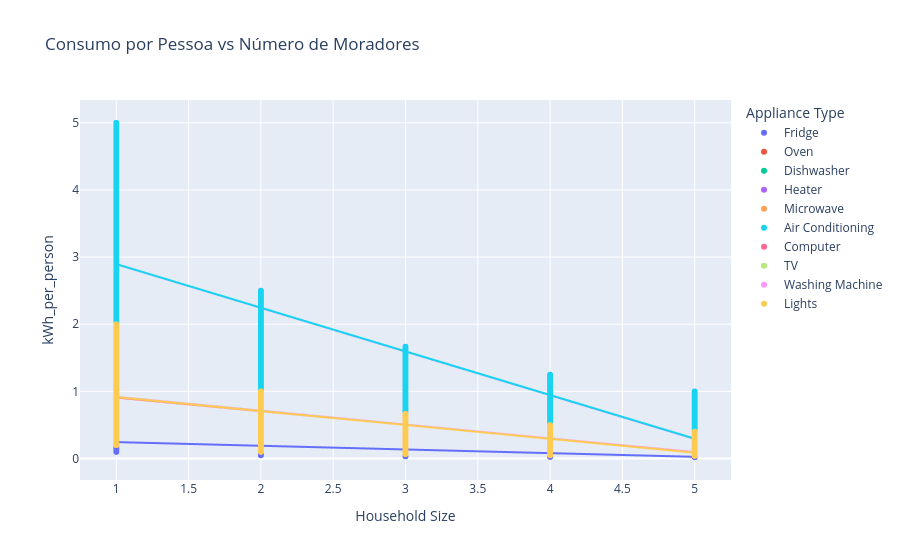

The notebook cell this image was saved under:
### Code cell
# corr ≈ +1 → forte relação (mais pessoas → mais consumo)
# corr ≈ 0 → não tem relação clara
# corr < 0 → comportamento estranho (vale investigar)

corr = df["Household Size"].corr(df["Energy Consumption (kWh)"])
print(f"Correlação: {corr:.2f}")

df["kWh_per_person"] = df["Energy Consumption (kWh)"] / df["Household Size"]

px.scatter(
    df,
    x="Household Size",
    y="kWh_per_person",
    color="Appliance Type",
    trendline="ols",
    title="Consumo por Pessoa vs Número de Moradores"
)

### Figure 1 — Plotly figure (JSON) as saved in the notebook; plotly's stock layout.template omitted (floating-point values rounded to 4 significant figures; data arrays with more than 128 entries replaced by an {"elided": "..."} marker saying what was removed)
{"data": [{"hovertemplate": "Appliance Type=Fridge<br>Household Size=%{x}<br>kWh_per_person=%{y}<extra></extra>", "legendgroup": "Fridge", "marker": {"color": "#636efa", "symbol": "circle"}, "mode": "markers", "name": "Fridge", "showlegend": true, "type": "scattergl", "x": {"elided": "9931 int values"}, "xaxis": "x", "y": {"elided": "9931 float values"}, "yaxis": "y"}, {"hovertemplate": "<b>OLS trendline</b><br>kWh_per_person = -0.0548599 * Household Size + 0.30051<br>R<sup>2</sup>=0.534806<br><br>Appliance Type=Fridge<br>Household Size=%{x}<br>kWh_per_person=%{y} <b>(trend)</b><extra></extra>", "legendgroup": "Fridge", "marker": {"color": "#636efa", "symbol": "circle"}, "mode": "lines", "name": "Fridge", "showlegend": false, "type": "scattergl", "x": {"elided": "9931 int values"}, "xaxis": "x", "y": {"elided": "9931 float values"}, "yaxis": "y"}, {"hovertemplate": "Appliance Type=Oven<br>Household Size=%{x}<br>kWh_per_person=%{y}<extra></extra>", "legendgroup": "Oven", "marker": {"color": "#EF553B", "symbol": "circle"}, "mode": "markers", "name": "Oven", "showlegend": true, "type": "scattergl", "x": {"elided": "9939 int values"}, "xaxis": "x", "y": {"elided": "9939 float values"}, "yaxis": "y"}, {"hovertemplate": "<b>OLS trendline</b><br>kWh_per_person = -0.204689 * Household Size + 1.11779<br>R<sup>2</sup>=0.455024<br><br>Appliance Type=Oven<br>Household Size=%{x}<br>kWh_per_person=%{y} <b>(trend)</b><extra></extra>", "legendgroup": "Oven", "marker": {"color": "#EF553B", "symbol": "circle"}, "mode": "lines", "name": "Oven", "showlegend": false, "type": "scattergl", "x": {"elided": "9939 int values"}, "xaxis": "x", "y": {"elided": "9939 float values"}, "yaxis": "y"}, {"hovertemplate": "Appliance Type=Dishwasher<br>Household Size=%{x}<br>kWh_per_person=%{y}<extra></extra>", "legendgroup": "Dishwasher", "marker": {"color": "#00cc96", "symbol": "circle"}, "mode": "markers", "name": "Dishwasher", "showlegend": true, "type": "scattergl", "x": {"elided": "10095 int values"}, "xaxis": "x", "y": {"elided": "10095 float values"}, "yaxis": "y"}, {"hovertemplate": "<b>OLS trendline</b><br>kWh_per_person = -0.206579 * Household Size + 1.12651<br>R<sup>2</sup>=0.462342<br><br>Appliance Type=Dishwasher<br>Household Size=%{x}<br>kWh_per_person=%{y} <b>(trend)</b><extra></extra>", "legendgroup": "Dishwasher", "marker": {"color": "#00cc96", "symbol": "circle"}, "mode": "lines", "name": "Dishwasher", "showlegend": false, "type": "scattergl", "x": {"elided": "10095 int values"}, "xaxis": "x", "y": {"elided": "10095 float values"}, "yaxis": "y"}, {"hovertemplate": "Appliance Type=Heater<br>Household Size=%{x}<br>kWh_per_person=%{y}<extra></extra>", "legendgroup": "Heater", "marker": {"color": "#ab63fa", "symbol": "circle"}, "mode": "markers", "name": "Heater", "showlegend": true, "type": "scattergl", "x": {"elided": "10018 int values"}, "xaxis": "x", "y": {"elided": "10018 float values"}, "yaxis": "y"}, {"hovertemplate": "<b>OLS trendline</b><br>kWh_per_person = -0.650204 * Household Size + 3.54504<br>R<sup>2</sup>=0.673855<br><br>Appliance Type=Heater<br>Household Size=%{x}<br>kWh_per_person=%{y} <b>(trend)</b><extra></extra>", "legendgroup": "Heater", "marker": {"color": "#ab63fa", "symbol": "circle"}, "mode": "lines", "name": "Heater", "showlegend": false, "type": "scattergl", "x": {"elided": "10018 int values"}, "xaxis": "x", "y": {"elided": "10018 float values"}, "yaxis": "y"}, {"hovertemplate": "Appliance Type=Microwave<br>Household Size=%{x}<br>kWh_per_person=%{y}<extra></extra>", "legendgroup": "Microwave", "marker": {"color": "#FFA15A", "symbol": "circle"}, "mode": "markers", "name": "Microwave", "showlegend": true, "type": "scattergl", "x": {"elided": "9947 int values"}, "xaxis": "x", "y": {"elided": "9947 float values"}, "yaxis": "y"}, {"hovertemplate": "<b>OLS trendline</b><br>kWh_per_person = -0.205026 * Household Size + 1.12091<br>R<sup>2</sup>=0.465414<br><br>Appliance Type=Microwave<br>Household Size=%{x}<br>kWh_per_person=%{y} <b>(trend)</b><extra></extra>", "legendgroup": "Microwave", "marker": {"color": "#FFA15A", "symbol": "circle"}, "mode": "lines", "name": "Microwave", "showlegend": false, "type": "scattergl", "x": {"elided": "9947 int values"}, "xaxis": "x", "y": {"elided": "9947 float values"}, "yaxis": "y"}, {"hovertemplate": "Appliance Type=Air Conditioning<br>Household Size=%{x}<br>kWh_per_person=%{y}<extra></extra>", "legendgroup": "Air Conditioning", "marker": {"color": "#19d3f3", "symbol": "circle"}, "mode": "markers", "name": "Air Conditioning", "showlegend": true, "type": "scattergl", "x": {"elided": "10067 int values"}, "xaxis": "x", "y": {"elided": "10067 float values"}, "yaxis": "y"}, {"hovertemplate": "<b>OLS trendline</b><br>kWh_per_person = -0.649782 * Household Size + 3.54601<br>R<sup>2</sup>=0.664517<br><br>Appliance Type=Air Conditioning<br>Household Size=%{x}<br>kWh_per_person=%{y} <b>(trend)</b><extra></extra>", "legendgroup": "Air Conditioning", "marker": {"color": "#19d3f3", "symbol": "circle"}, "mode": "lines", "name": "Air Conditioning", "showlegend": false, "type": "scattergl", "x": {"elided": "10067 int values"}, "xaxis": "x", "y": {"elided": "10067 float values"}, "yaxis": "y"}, {"hovertemplate": "Appliance Type=Computer<br>Household Size=%{x}<br>kWh_per_person=%{y}<extra></extra>", "legendgroup": "Computer", "marker": {"color": "#FF6692", "symbol": "circle"}, "mode": "markers", "name": "Computer", "showlegend": true, "type": "scattergl", "x": {"elided": "9944 int values"}, "xaxis": "x", "y": {"elided": "9944 float values"}, "yaxis": "y"}, {"hovertemplate": "<b>OLS trendline</b><br>kWh_per_person = -0.203315 * Household Size + 1.11223<br>R<sup>2</sup>=0.466534<br><br>Appliance Type=Computer<br>Household Size=%{x}<br>kWh_per_person=%{y} <b>(trend)</b><extra></extra>", "legendgroup": "Computer", "marker": {"color": "#FF6692", "symbol": "circle"}, "mode": "lines", "name": "Computer", "showlegend": false, "type": "scattergl", "x": {"elided": "9944 int values"}, "xaxis": "x", "y": {"elided": "9944 float values"}, "yaxis": "y"}, {"hovertemplate": "Appliance Type=TV<br>Household Size=%{x}<br>kWh_per_person=%{y}<extra></extra>", "legendgroup": "TV", "marker": {"color": "#B6E880", "symbol": "circle"}, "mode": "markers", "name": "TV", "showlegend": true, "type": "scattergl", "x": {"elided": "9905 int values"}, "xaxis": "x", "y": {"elided": "9905 float values"}, "yaxis": "y"}, {"hovertemplate": "<b>OLS trendline</b><br>kWh_per_person = -0.206023 * Household Size + 1.12184<br>R<sup>2</sup>=0.458757<br><br>Appliance Type=TV<br>Household Size=%{x}<br>kWh_per_person=%{y} <b>(trend)</b><extra></extra>", "legendgroup": "TV", "marker": {"color": "#B6E880", "symbol": "circle"}, "mode": "lines", "name": "TV", "showlegend": false, "type": "scattergl", "x": {"elided": "9905 int values"}, "xaxis": "x", "y": {"elided": "9905 float values"}, "yaxis": "y"}, {"hovertemplate": "Appliance Type=Washing Machine<br>Household Size=%{x}<br>kWh_per_person=%{y}<extra></extra>", "legendgroup": "Washing Machine", "marker": {"color": "#FF97FF", "symbol": "circle"}, "mode": "markers", "name": "Washing Machine", "showlegend": true, "type": "scattergl", "x": {"elided": "9953 int values"}, "xaxis": "x", "y": {"elided": "9953 float values"}, "yaxis": "y"}, {"hovertemplate": "<b>OLS trendline</b><br>kWh_per_person = -0.206454 * Household Size + 1.12577<br>R<sup>2</sup>=0.468568<br><br>Appliance Type=Washing Machine<br>Household Size=%{x}<br>kWh_per_person=%{y} <b>(trend)</b><extra></extra>", "legendgroup": "Washing Machine", "marker": {"color": "#FF97FF", "symbol": "circle"}, "mode": "lines", "name": "Washing Machine", "showlegend": false, "type": "scattergl", "x": {"elided": "9953 int values"}, "xaxis": "x", "y": {"elided": "9953 float values"}, "yaxis": "y"}, {"hovertemplate": "Appliance Type=Lights<br>Household Size=%{x}<br>kWh_per_person=%{y}<extra></extra>", "legendgroup": "Lights", "marker": {"color": "#FECB52", "symbol": "circle"}, "mode": "markers", "name": "Lights", "showlegend": true, "type": "scattergl", "x": {"elided": "10201 int values"}, "xaxis": "x", "y": {"elided": "10201 float values"}, "yaxis": "y"}, {"hovertemplate": "<b>OLS trendline</b><br>kWh_per_person = -0.206879 * Household Size + 1.12194<br>R<sup>2</sup>=0.463936<br><br>Appliance Type=Lights<br>Household Size=%{x}<br>kWh_per_person=%{y} <b>(trend)</b><extra></extra>", "legendgroup": "Lights", "marker": {"color": "#FECB52", "symbol": "circle"}, "mode": "lines", "name": "Lights", "showlegend": false, "type": "scattergl", "x": {"elided": "10201 int values"}, "xaxis": "x", "y": {"elided": "10201 float values"}, "yaxis": "y"}], "layout": {"legend": {"title": {"text": "Appliance Type"}, "tracegroupgap": 0}, "title": {"text": "Consumo por Pessoa vs Número de Moradores"}, "xaxis": {"anchor": "y", "domain": [0, 1], "title": {"text": "Household Size"}}, "yaxis": {"anchor": "x", "domain": [0, 1], "title": {"text": "kWh_per_person"}}}}
